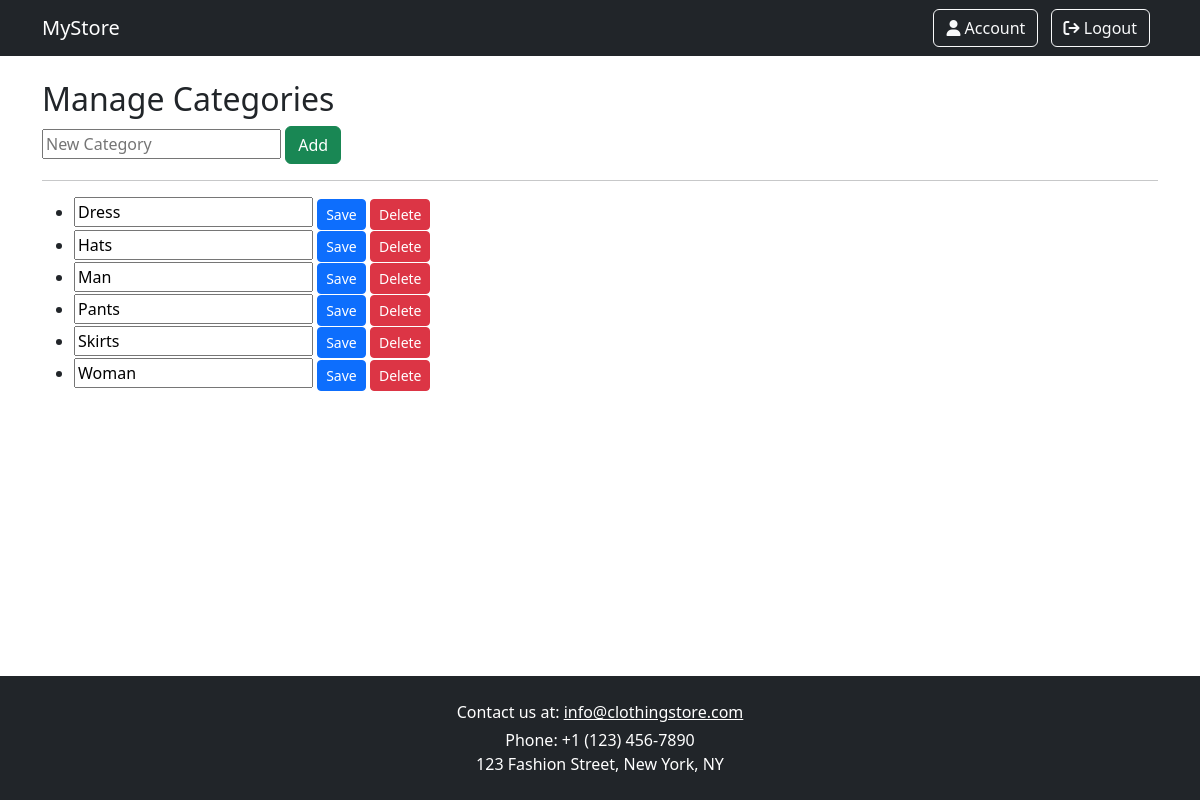
/products/category/manage/, run on an earlier commit of the app's database.
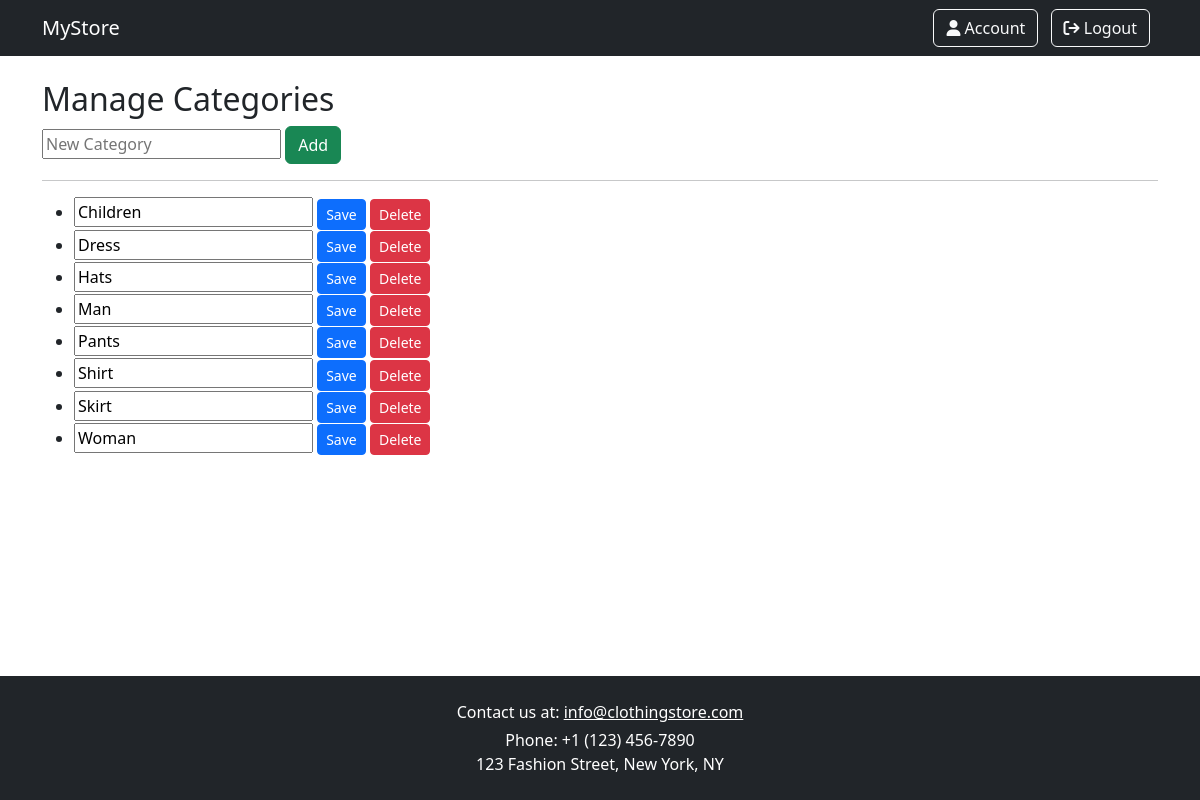
And on a later commit of the database.
### products/models.py (models this page shows, shortened)
class Category(models.Model):
    name = models.CharField(max_length=50, primary_key=True)
    description = models.TextField(max_length=280, blank=True)
    class Meta:
        db_table = "Categories"
        ordering = ['name']

### products/views.py (the view, shortened to what this page needs)
# urls.py: path('category/manage/', views.manage_categories, name='manage_categories'),
def manage_categories(request):
    user = request.user
    categories = Category.objects.all()
    return render(request, "category.html", {
        "categories": categories,
        'is_client': user.is_authenticated and user.groups.filter(name='client').exists(),
        'is_manager': user.is_authenticated and user.groups.filter(name='manager').exists(),
        'is_admin': user.is_authenticated and user.is_superuser,
    })

### templates/category.html (shortened to what this page needs)
{% extends "base.html" %}
{% load static %}
{% load crispy_forms_tags %}
{% block content %}
    <h2>Manage Categories</h2>
    <form method="post">
        <input type="text" name="name" placeholder="New Category" required>
        <button type="submit" name="add_category" class="btn btn-success">Add</button>
    </form>
    <hr>
    <ul>
        {% for cat in categories %}
            <li>
                <form method="post" style="display:inline;">
                    <input type="text" name="new_name" value="{{ cat.name }}" required>
                    <button type="submit" name="edit_category" class="btn btn-primary btn-sm">Save</button>
                    <button type="submit" name="delete_category" class="btn btn-danger btn-sm" >Delete</button>
                </form>
            </li>
        {% endfor %}
    </ul>
{% endblock %}

What changed in the data, as far as the page shows it:
removed Category: new_name "Skirts"
added Category: new_name "Children"
added Category: new_name "Shirt"
added Category: new_name "Skirt"
